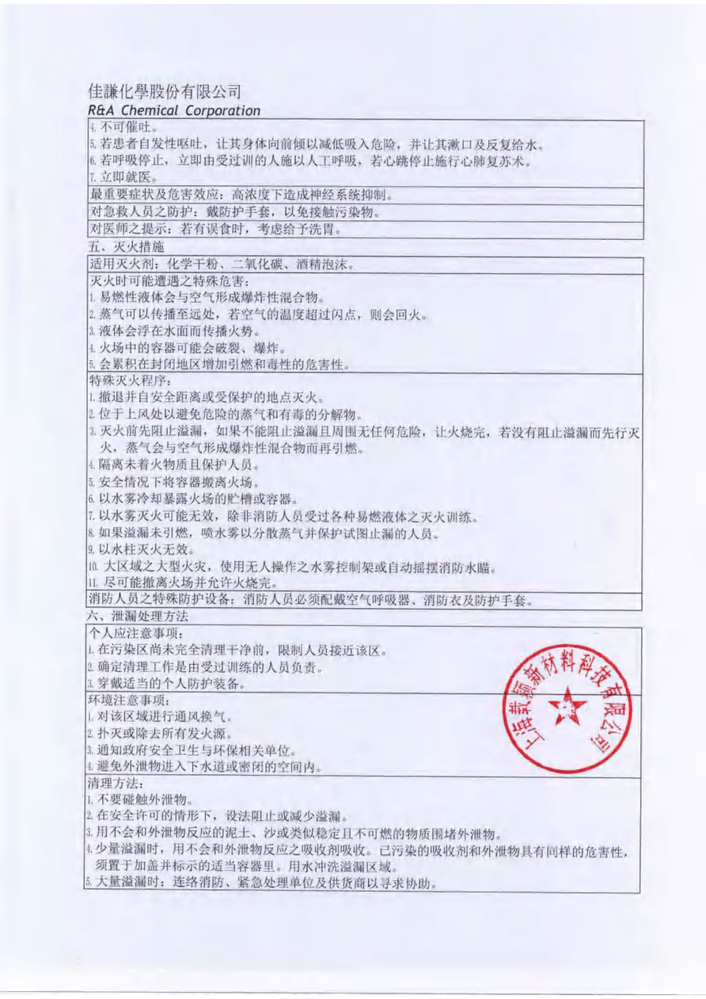
#> input picture datasets/test/0.png, 706 x 999 px, shrunk from 1653 x 2339 before the run; its folder holds only this picture in this run
$ python deal_image.py
#> lines starting #> are read from the running program, lines starting #| are printed output that depends on the picture; after the words box and inside, x2 and y2 are one past the last pixel; in counts of white or black regions, pixels touching at a corner belong together
#> in process_images_in_folder, image is the input picture: shape (999, 706, 3); mean B, G, R 240.4, 228.5, 227.4
import cv2
import os
import numpy as np

def preprocess_image(image):
    # 灰度化
    img = cv2.cvtColor(image, cv2.COLOR_BGR2GRAY)

    # 提高对比度（可选，视情况而定）
    #img = cv2.equalizeHist(img)

    # 使用自适应阈值进行二值化
    img = cv2.adaptiveThreshold(img, 255, cv2.ADAPTIVE_THRESH_GAUSSIAN_C, cv2.THRESH_BINARY, 15, 2)
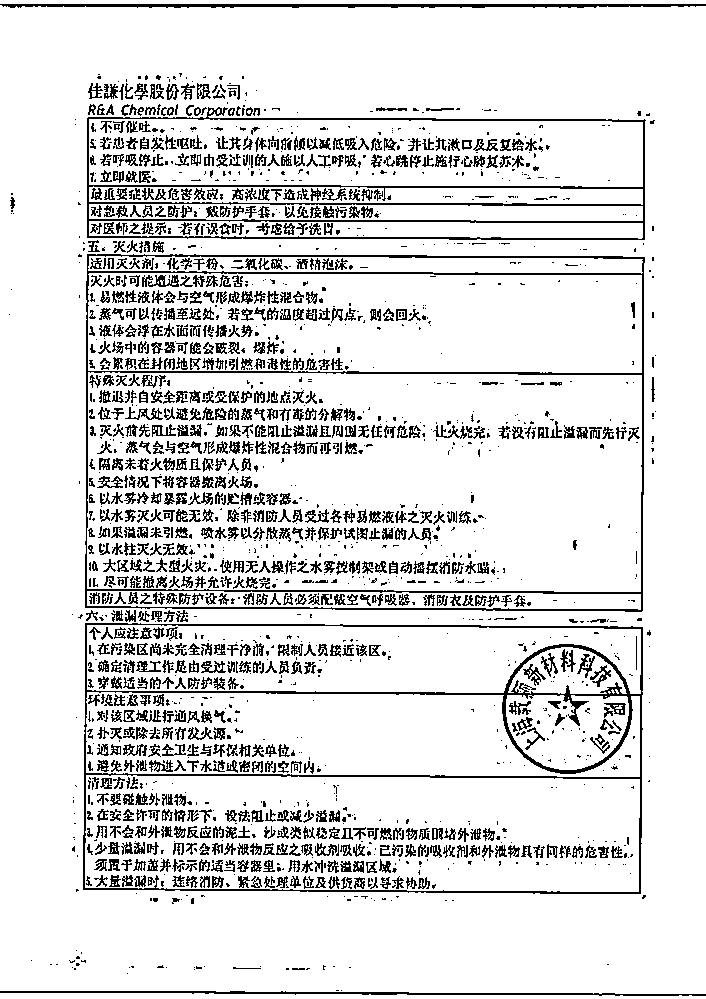
#> img: shape (999, 706); 87.4% white; black in thin lines or dots

    # 中值滤波去噪声
    img = cv2.medianBlur(img, 3)
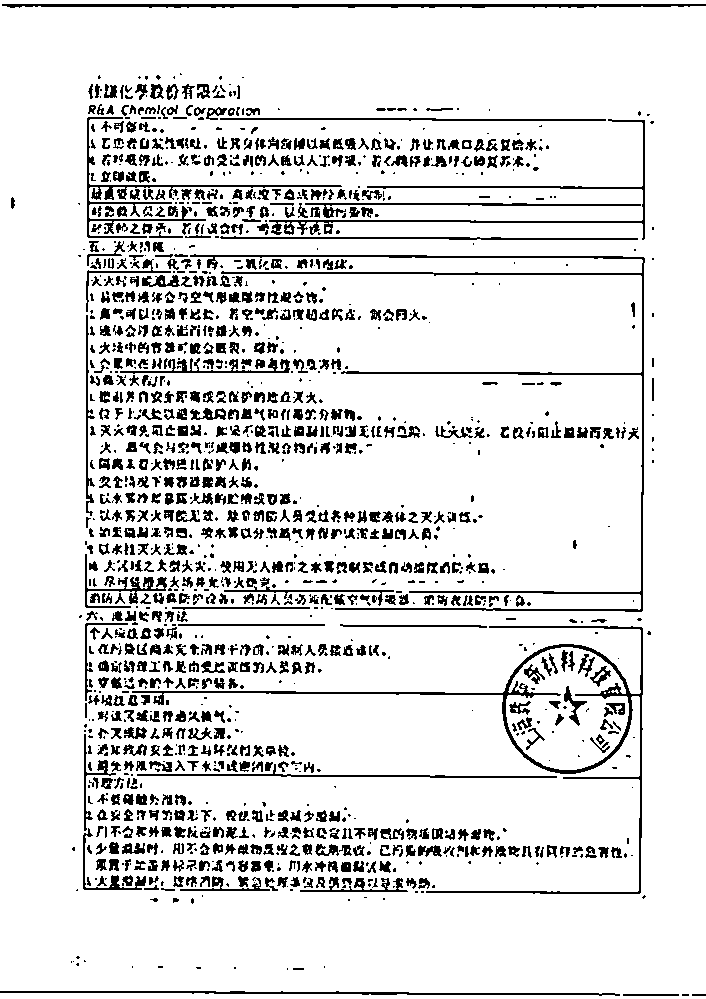
#> img: shape (999, 706); 88.1% white; 1548 black regions (654 under 20 px), largest, box (x1, y1, x2, y2) and area: (190, 254, 645, 612) 4363, (132, 626, 643, 894) 4250, (2, 4, 706, 8) 2163

    # 应用形态学闭运算
    kernel = np.ones((3, 3), np.uint8)
    closing = cv2.morphologyEx(img, cv2.MORPH_CLOSE, kernel)  # 闭运算
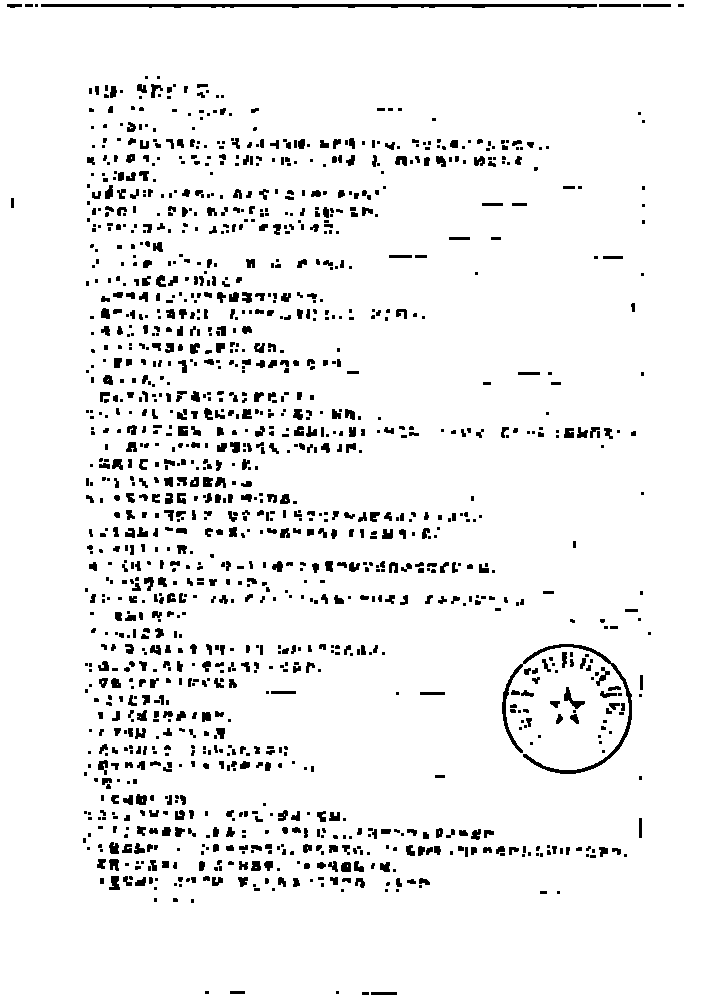
#> closing: shape (999, 706); 94.1% white; 1403 black regions (712 under 20 px), largest, box (x1, y1, x2, y2) and area: (41, 4, 597, 8) 1743, (502, 644, 632, 774) 1427, (564, 687, 585, 709) 157
    #img = cv2.dilate(closing, kernel, iterations=1)  # 膨胀

    return img

def process_images_in_folder(folder_path, output_folder):
    # 创建输出文件夹（如果不存在）
    if not os.path.exists(output_folder):
        os.makedirs(output_folder)

    # 遍历文件夹中的所有图像
    for filename in os.listdir(folder_path):
        if filename.lower().endswith(('.png', '.jpg', '.jpeg', '.bmp', '.gif')):  # 支持的文件扩展名
            img_path = os.path.join(folder_path, filename)
            # 读取图像
            image = cv2.imread(img_path)

            # 预处理图像
            processed_image = preprocess_image(image)

            # 保存预处理后的图像
            output_path = os.path.join(output_folder, filename)
            cv2.imwrite(output_path, processed_image)

if __name__ == "__main__":
    input_folder = "./datasets/test"  # 输入文件夹路径
    output_folder = "./datasets/test2"  # 输出文件夹路径

    process_images_in_folder(input_folder, output_folder)
    print(f"改善图像保存到 {output_folder}")

$ run again, on datasets/test/4.png
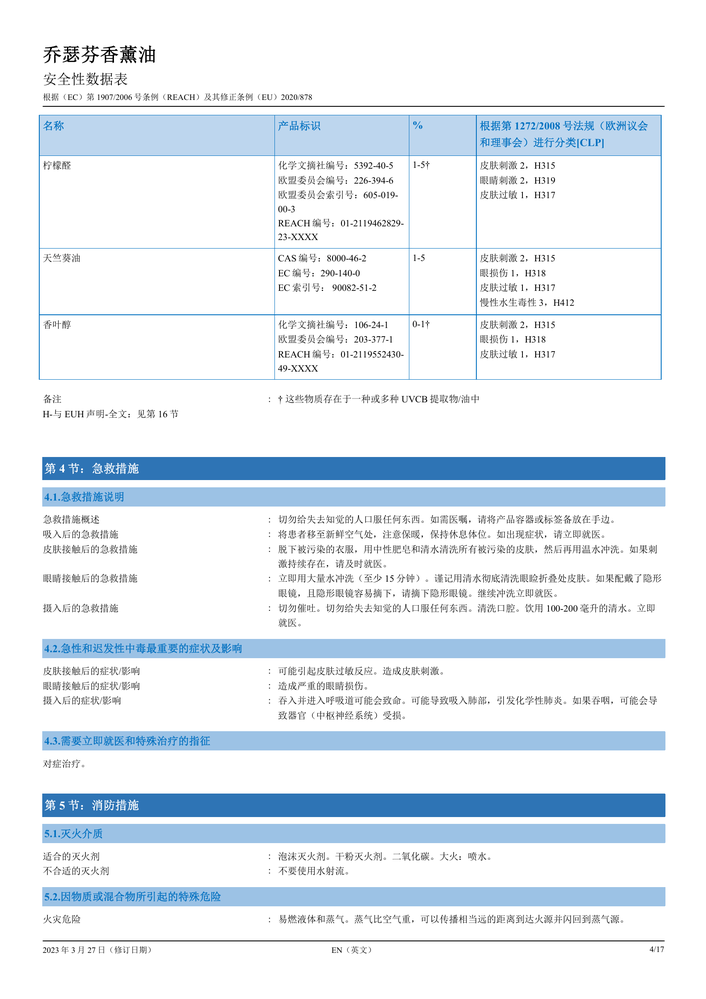
#> input picture datasets/test/4.png, 706 x 999 px, shrunk from 1654 x 2339 before the run
#> in process_images_in_folder, image is the input picture: shape (999, 706, 3); mean B, G, R 243.6, 236.7, 228.9
#> in preprocess_image, `img = cv2.adaptiveThreshold(img, 255, cv2.ADAPTIVE_THRESH_GAUSSIAN_C, ..`:
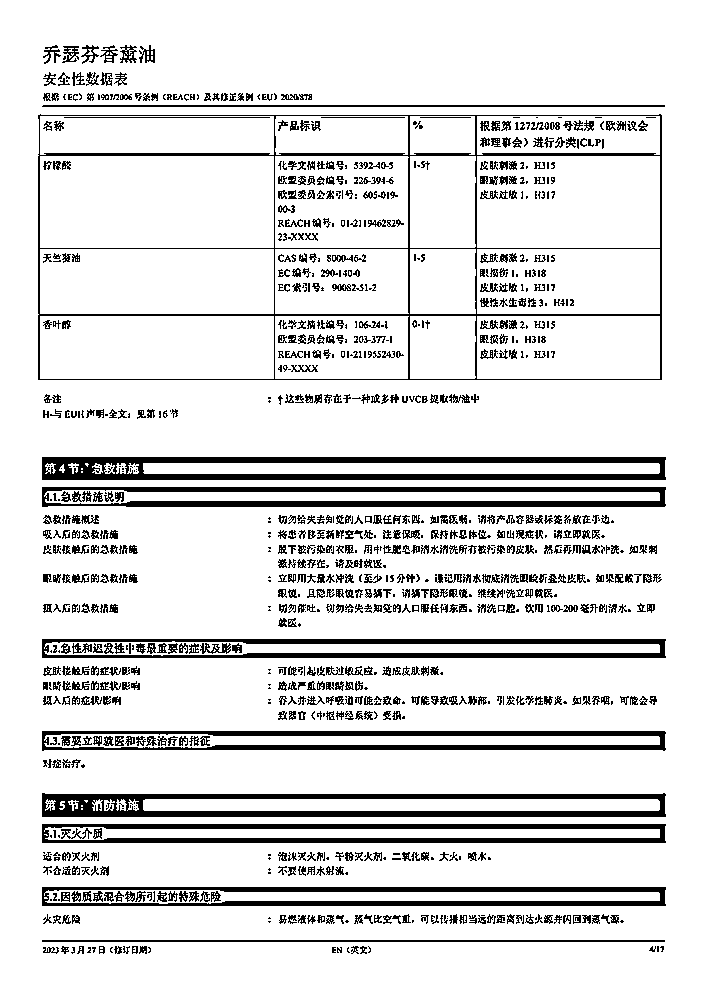
#> img: shape (999, 706); 87.1% white; 1124 black regions (394 under 20 px), largest, box (x1, y1, x2, y2) and area: (42, 457, 666, 480) 8145, (42, 793, 666, 817) 7614, (38, 114, 662, 380) 7164
#> in preprocess_image, `closing = cv2.morphologyEx(img, cv2.MORPH_CLOSE, kernel)`:
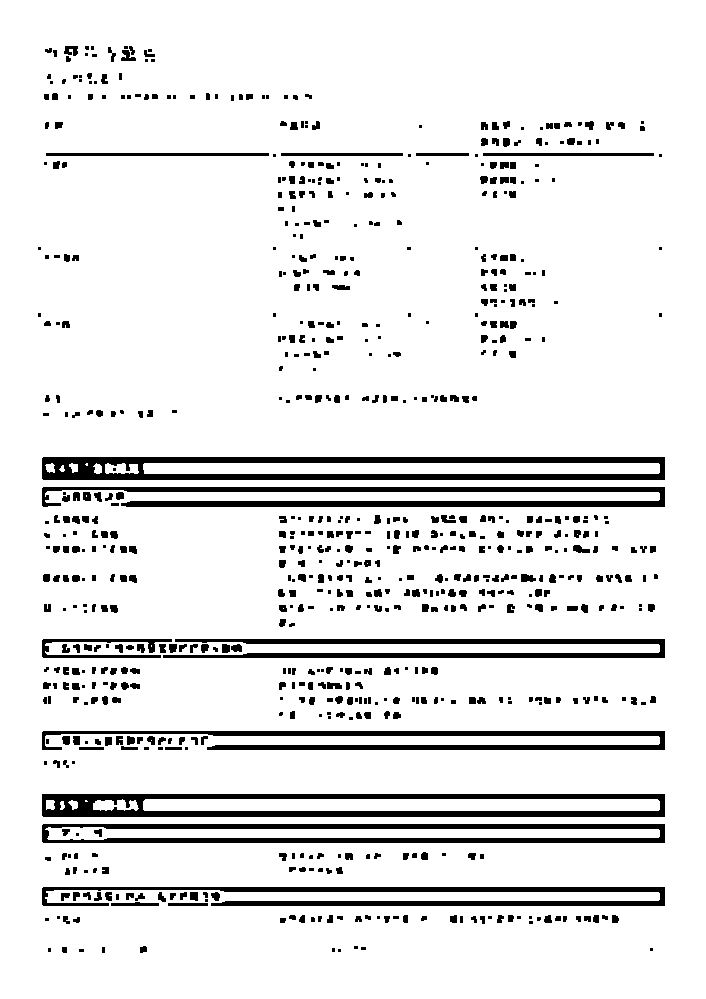
#> closing: shape (999, 706); 90.4% white; 776 black regions (284 under 20 px), largest, box (x1, y1, x2, y2) and area: (42, 457, 665, 480) 8124, (42, 794, 665, 817) 7572, (42, 487, 665, 507) 6378

$ run again, on datasets/test/5.png
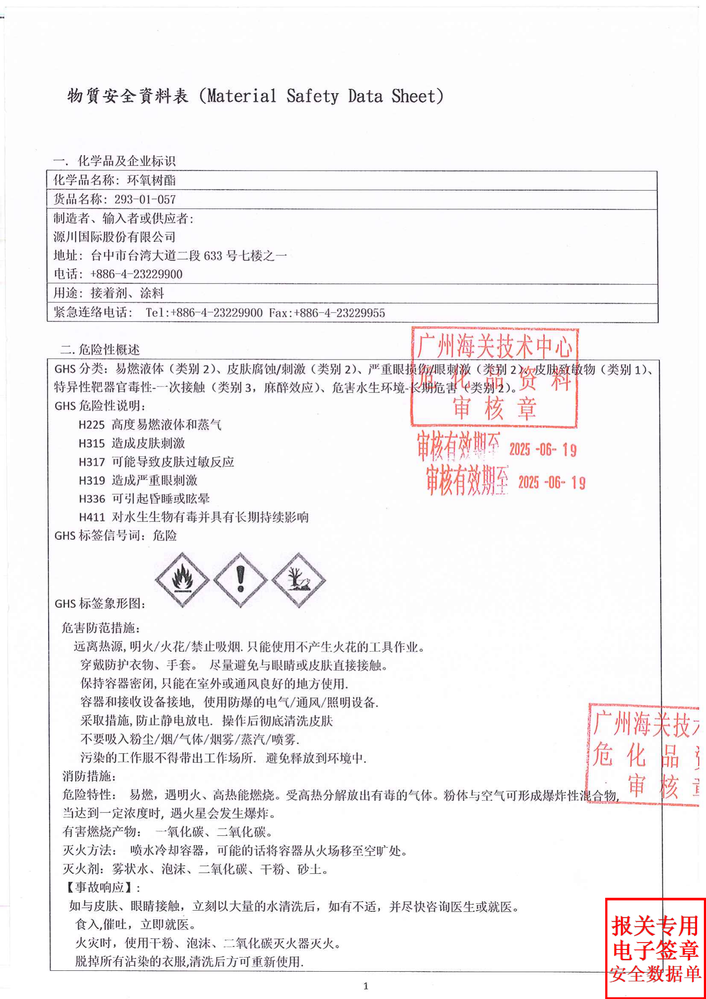
#> input picture datasets/test/5.png, 706 x 999 px, shrunk from 1654 x 2339 before the run
#> in process_images_in_folder, image is the input picture: shape (999, 706, 3); mean B, G, R 242.5, 241.6, 244.1
#> in preprocess_image, `img = cv2.adaptiveThreshold(img, 255, cv2.ADAPTIVE_THRESH_GAUSSIAN_C, ..`:
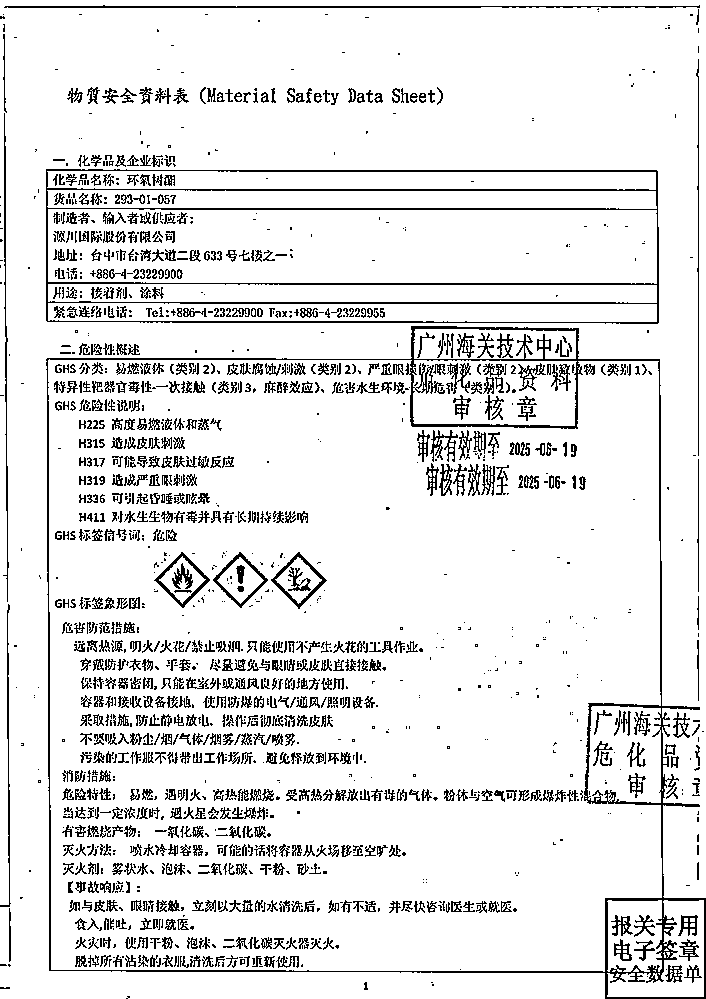
#> img: shape (999, 706); 90% white; black in thin lines or dots
#> in preprocess_image, `closing = cv2.morphologyEx(img, cv2.MORPH_CLOSE, kernel)`:
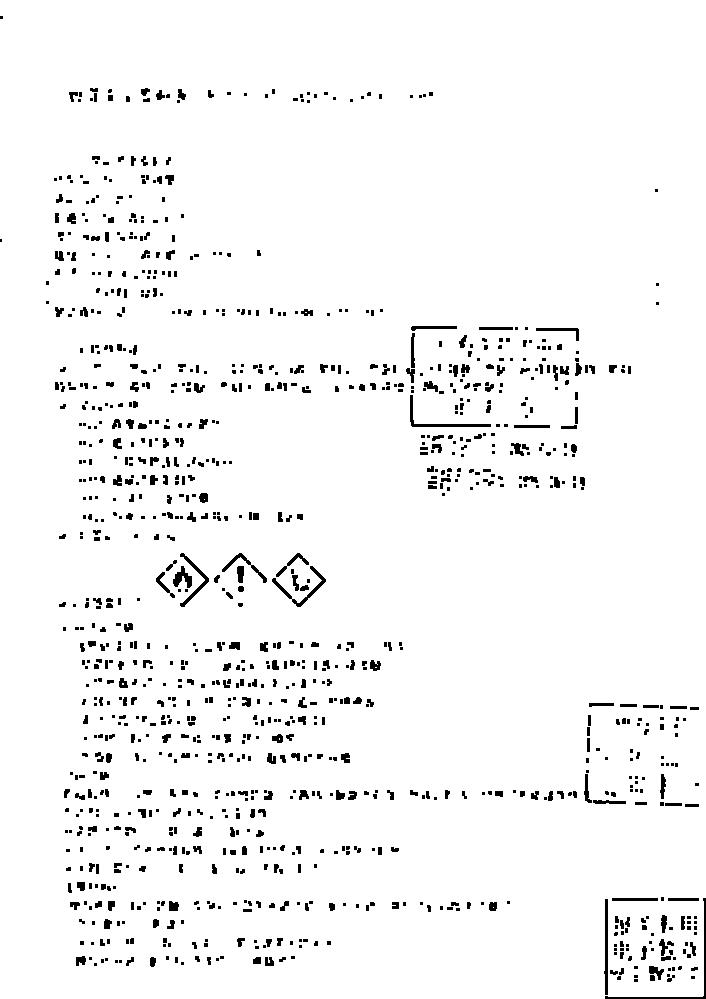
#> closing: shape (999, 706); 96.2% white; 1132 black regions (705 under 20 px), largest, box (x1, y1, x2, y2) and area: (605, 898, 706, 999) 407, (410, 395, 491, 427) 328, (272, 566, 326, 607) 320
